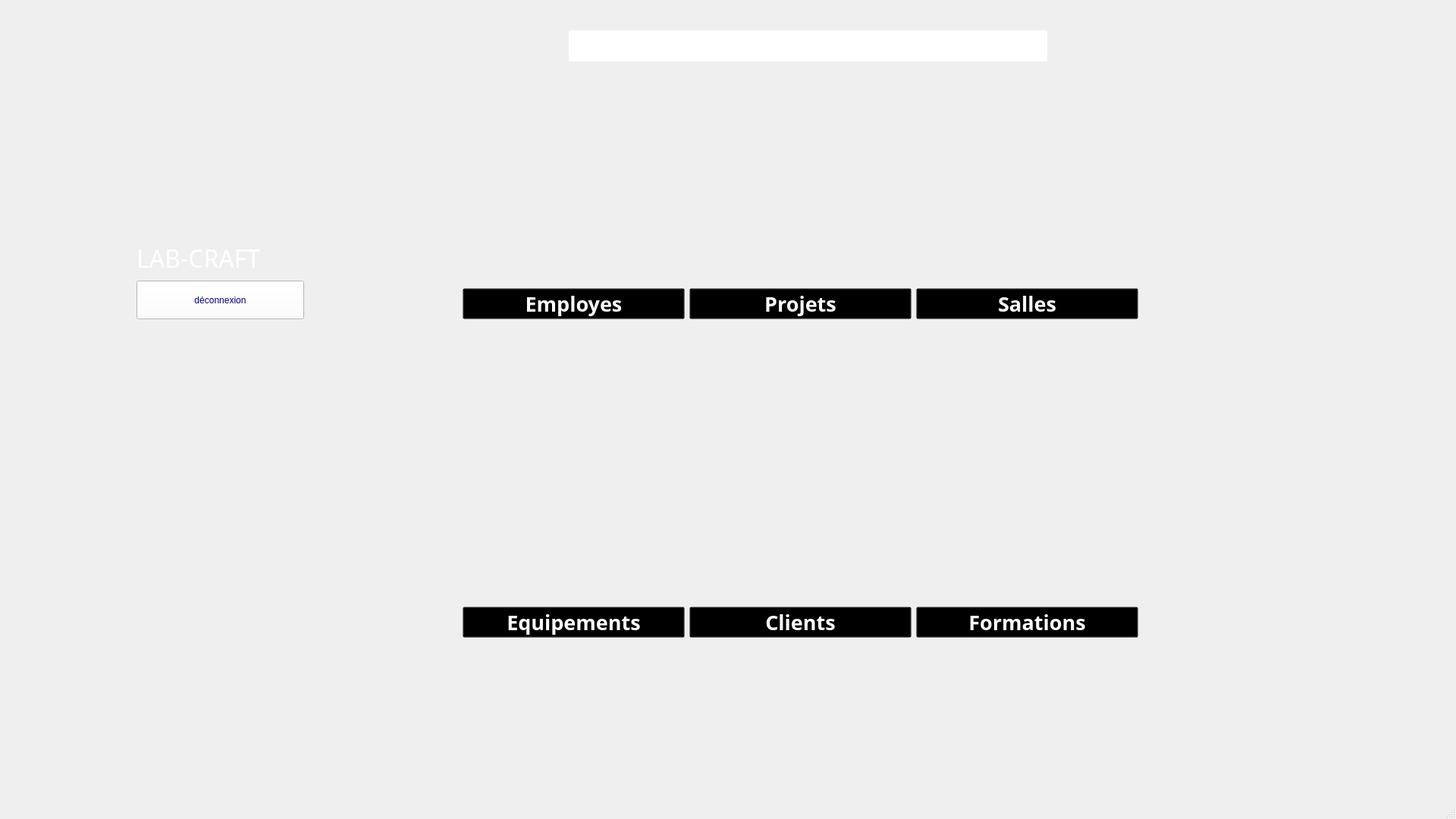
<?xml version="1.0" encoding="UTF-8"?>
<ui version="4.0">
 <class>MainWindow</class>
 <widget class="QMainWindow" name="MainWindow">
  <property name="geometry">
   <rect>
    <x>0</x>
    <y>0</y>
    <width>1920</width>
    <height>1080</height>
   </rect>
  </property>
  <property name="windowTitle">
   <string>MainWindow</string>
  </property>
  <property name="styleSheet">
   <string notr="true">
background-image: url(:/image/body-background.png);</string>
  </property>
  <widget class="QWidget" name="centralwidget">
   <widget class="QStackedWidget" name="stackedWidget">
    <property name="geometry">
     <rect>
      <x>-10</x>
      <y>0</y>
      <width>1901</width>
      <height>1031</height>
     </rect>
    </property>
    <property name="currentIndex">
     <number>2</number>
    </property>
    <widget class="QWidget" name="login">
     <widget class="QLabel" name="label_13">
      <property name="geometry">
       <rect>
        <x>840</x>
        <y>240</y>
        <width>241</width>
        <height>71</height>
       </rect>
      </property>
      <property name="font">
       <font>
        <family>Gill Sans Ultra Bold</family>
        <pointsize>24</pointsize>
       </font>
      </property>
      <property name="styleSheet">
       <string notr="true">color:white;
background:transparent;</string>
      </property>
      <property name="text">
       <string>LAB-CRAFT</string>
      </property>
     </widget>
     <widget class="QLabel" name="label_12">
      <property name="geometry">
       <rect>
        <x>790</x>
        <y>10</y>
        <width>321</width>
        <height>301</height>
       </rect>
      </property>
      <property name="styleSheet">
       <string notr="true">background:transparent;</string>
      </property>
      <property name="text">
       <string/>
      </property>
      <property name="pixmap">
       <pixmap resource="ressource.qrc">:/image/1.png</pixmap>
      </property>
      <property name="scaledContents">
       <bool>true</bool>
      </property>
     </widget>
     <widget class="QGroupBox" name="groupBox">
      <property name="geometry">
       <rect>
        <x>490</x>
        <y>340</y>
        <width>931</width>
        <height>561</height>
       </rect>
      </property>
      <property name="title">
       <string>connection</string>
      </property>
      <widget class="QLineEdit" name="lineEdit_mdp_login">
       <property name="geometry">
        <rect>
         <x>140</x>
         <y>330</y>
         <width>661</width>
         <height>71</height>
        </rect>
       </property>
       <property name="font">
        <font>
         <pointsize>10</pointsize>
        </font>
       </property>
       <property name="styleSheet">
        <string notr="true">color:rgb(0,73,174);
background:white;</string>
       </property>
      </widget>
      <widget class="QPushButton" name="pushButton_connection">
       <property name="geometry">
        <rect>
         <x>360</x>
         <y>430</y>
         <width>221</width>
         <height>51</height>
        </rect>
       </property>
       <property name="styleSheet">
        <string notr="true">background-color: rgb(255, 255, 255);
color: rgb(0, 0, 127);
background:white;</string>
       </property>
       <property name="text">
        <string>connection</string>
       </property>
       <property name="icon">
        <iconset resource="ressource.qrc">
         <normaloff>:/image/image (3).png</normaloff>:/image/image (3).png</iconset>
       </property>
      </widget>
      <widget class="QPushButton" name="pushButton_mdpoublier">
       <property name="geometry">
        <rect>
         <x>770</x>
         <y>510</y>
         <width>141</width>
         <height>20</height>
        </rect>
       </property>
       <property name="styleSheet">
        <string notr="true">background-color: rgb(255, 255, 255);
color: rgb(0, 0, 127);
background:white;</string>
       </property>
       <property name="text">
        <string>mot de passe oublié ?</string>
       </property>
       <property name="icon">
        <iconset resource="ressource.qrc">
         <normaloff>:/image/image (3).png</normaloff>:/image/image (3).png</iconset>
       </property>
      </widget>
      <widget class="QLabel" name="label_120">
       <property name="geometry">
        <rect>
         <x>140</x>
         <y>150</y>
         <width>399</width>
         <height>33</height>
        </rect>
       </property>
       <property name="font">
        <font>
         <family>Gill Sans MT</family>
         <pointsize>16</pointsize>
         <weight>75</weight>
         <bold>true</bold>
        </font>
       </property>
       <property name="styleSheet">
        <string notr="true">color:white;</string>
       </property>
       <property name="text">
        <string>Mail:</string>
       </property>
      </widget>
      <widget class="QLabel" name="label_121">
       <property name="geometry">
        <rect>
         <x>140</x>
         <y>290</y>
         <width>399</width>
         <height>33</height>
        </rect>
       </property>
       <property name="font">
        <font>
         <family>Gill Sans MT</family>
         <pointsize>16</pointsize>
         <weight>75</weight>
         <bold>true</bold>
        </font>
       </property>
       <property name="styleSheet">
        <string notr="true">color:white;</string>
       </property>
       <property name="text">
        <string>Mot de passe:</string>
       </property>
      </widget>
      <widget class="QLineEdit" name="lineEdit_mail_login">
       <property name="geometry">
        <rect>
         <x>140</x>
         <y>190</y>
         <width>661</width>
         <height>71</height>
        </rect>
       </property>
       <property name="font">
        <font>
         <pointsize>10</pointsize>
        </font>
       </property>
       <property name="styleSheet">
        <string notr="true">color:rgb(0,73,174);
background:white;</string>
       </property>
      </widget>
     </widget>
     <widget class="QLabel" name="label_message_login">
      <property name="geometry">
       <rect>
        <x>750</x>
        <y>300</y>
        <width>341</width>
        <height>41</height>
       </rect>
      </property>
      <property name="styleSheet">
       <string notr="true">color: rgb(255, 0, 0);
background-color: qlineargradient(spread:pad, x1:0, y1:0, x2:1, y2:0, stop:0 rgba(0, 0, 0, 255), stop:1 rgba(255, 255, 255, 255));
alternate-background-color: rgb(255, 255, 255);
background-color: rgb(255, 255, 255);</string>
      </property>
      <property name="text">
       <string/>
      </property>
     </widget>
     <widget class="QLabel" name="label_arduino">
      <property name="geometry">
       <rect>
        <x>1090</x>
        <y>300</y>
        <width>71</width>
        <height>41</height>
       </rect>
      </property>
      <property name="styleSheet">
       <string notr="true">color: rgb(255, 0, 0);
background-color: qlineargradient(spread:pad, x1:0, y1:0, x2:1, y2:0, stop:0 rgba(0, 0, 0, 255), stop:1 rgba(255, 255, 255, 255));
alternate-background-color: rgb(255, 255, 255);
background-color: rgb(255, 255, 255);</string>
      </property>
      <property name="text">
       <string/>
      </property>
     </widget>
     <widget class="QPushButton" name="pushButton_ouvrir">
      <property name="geometry">
       <rect>
        <x>730</x>
        <y>310</y>
        <width>20</width>
        <height>20</height>
       </rect>
      </property>
      <property name="styleSheet">
       <string notr="true">background-color: rgb(255, 255, 255);
color: rgb(0, 0, 127);
background:white;</string>
      </property>
      <property name="text">
       <string/>
      </property>
      <property name="icon">
       <iconset resource="ressource.qrc">
        <normaloff>:/image/image (3).png</normaloff>:/image/image (3).png</iconset>
      </property>
     </widget>
    </widget>
    <widget class="QWidget" name="mdpoublier">
     <widget class="QGroupBox" name="groupBox_2">
      <property name="geometry">
       <rect>
        <x>430</x>
        <y>210</y>
        <width>1051</width>
        <height>601</height>
       </rect>
      </property>
      <property name="title">
       <string>GroupBox</string>
      </property>
      <widget class="QLineEdit" name="lineEdit_email_mdp_oublie">
       <property name="geometry">
        <rect>
         <x>30</x>
         <y>60</y>
         <width>971</width>
         <height>51</height>
        </rect>
       </property>
       <property name="styleSheet">
        <string notr="true">color:rgb(0,73,174);
background:white;</string>
       </property>
      </widget>
      <widget class="QLineEdit" name="lineEdit_reponse">
       <property name="geometry">
        <rect>
         <x>160</x>
         <y>210</y>
         <width>841</width>
         <height>51</height>
        </rect>
       </property>
       <property name="styleSheet">
        <string notr="true">color:rgb(0,73,174);
background:white;</string>
       </property>
      </widget>
      <widget class="QLabel" name="label_message_modifier_mdp">
       <property name="geometry">
        <rect>
         <x>280</x>
         <y>470</y>
         <width>521</width>
         <height>41</height>
        </rect>
       </property>
       <property name="styleSheet">
        <string notr="true">color: rgb(255, 0, 0);
background-color: qlineargradient(spread:pad, x1:0, y1:0, x2:1, y2:0, stop:0 rgba(0, 0, 0, 255), stop:1 rgba(255, 255, 255, 255));
alternate-background-color: rgb(255, 255, 255);
background-color: rgb(255, 255, 255);</string>
       </property>
       <property name="text">
        <string/>
       </property>
      </widget>
      <widget class="QLineEdit" name="lineEdit_nouveau_mdp">
       <property name="geometry">
        <rect>
         <x>350</x>
         <y>340</y>
         <width>361</width>
         <height>51</height>
        </rect>
       </property>
       <property name="styleSheet">
        <string notr="true">color:rgb(0,73,174);
background:white;</string>
       </property>
      </widget>
      <widget class="QPushButton" name="pushButton_modifier_mdp">
       <property name="geometry">
        <rect>
         <x>430</x>
         <y>400</y>
         <width>221</width>
         <height>51</height>
        </rect>
       </property>
       <property name="styleSheet">
        <string notr="true">background-color: rgb(255, 255, 255);
color: rgb(0, 0, 127);
background:white;</string>
       </property>
       <property name="text">
        <string>modifier</string>
       </property>
       <property name="icon">
        <iconset resource="ressource.qrc">
         <normaloff>:/image/image (3).png</normaloff>:/image/image (3).png</iconset>
       </property>
      </widget>
      <widget class="QPushButton" name="pushButton_loginPage">
       <property name="geometry">
        <rect>
         <x>910</x>
         <y>549</y>
         <width>131</width>
         <height>31</height>
        </rect>
       </property>
       <property name="styleSheet">
        <string notr="true">background-color: rgb(255, 255, 255);
color: rgb(0, 0, 127);
background:white;</string>
       </property>
       <property name="text">
        <string>login</string>
       </property>
       <property name="icon">
        <iconset resource="ressource.qrc">
         <normaloff>:/image/image (3).png</normaloff>:/image/image (3).png</iconset>
       </property>
      </widget>
      <widget class="QLabel" name="label_122">
       <property name="geometry">
        <rect>
         <x>30</x>
         <y>20</y>
         <width>399</width>
         <height>33</height>
        </rect>
       </property>
       <property name="font">
        <font>
         <family>Gill Sans MT</family>
         <pointsize>16</pointsize>
         <weight>75</weight>
         <bold>true</bold>
        </font>
       </property>
       <property name="styleSheet">
        <string notr="true">color:white;</string>
       </property>
       <property name="text">
        <string>donner votre mail:</string>
       </property>
      </widget>
      <widget class="QLabel" name="label_123">
       <property name="geometry">
        <rect>
         <x>30</x>
         <y>140</y>
         <width>121</width>
         <height>33</height>
        </rect>
       </property>
       <property name="font">
        <font>
         <family>Gill Sans MT</family>
         <pointsize>16</pointsize>
         <weight>75</weight>
         <bold>true</bold>
        </font>
       </property>
       <property name="styleSheet">
        <string notr="true">color:white;</string>
       </property>
       <property name="text">
        <string>question:</string>
       </property>
      </widget>
      <widget class="QLabel" name="label_124">
       <property name="geometry">
        <rect>
         <x>30</x>
         <y>210</y>
         <width>101</width>
         <height>33</height>
        </rect>
       </property>
       <property name="font">
        <font>
         <family>Gill Sans MT</family>
         <pointsize>16</pointsize>
         <weight>75</weight>
         <bold>true</bold>
        </font>
       </property>
       <property name="styleSheet">
        <string notr="true">color:white;</string>
       </property>
       <property name="text">
        <string>reponse</string>
       </property>
      </widget>
      <widget class="QLabel" name="label_125">
       <property name="geometry">
        <rect>
         <x>370</x>
         <y>300</y>
         <width>331</width>
         <height>33</height>
        </rect>
       </property>
       <property name="font">
        <font>
         <family>Gill Sans MT</family>
         <pointsize>16</pointsize>
         <weight>75</weight>
         <bold>true</bold>
        </font>
       </property>
       <property name="styleSheet">
        <string notr="true">color:white;</string>
       </property>
       <property name="text">
        <string>definir un nouveau mot de passe:</string>
       </property>
      </widget>
      <widget class="QComboBox" name="comboBox_question_new">
       <property name="geometry">
        <rect>
         <x>160</x>
         <y>130</y>
         <width>841</width>
         <height>51</height>
        </rect>
       </property>
       <property name="styleSheet">
        <string notr="true">color:rgb(0,73,174);
background:white;</string>
       </property>
       <item>
        <property name="text">
         <string>Quel est le nom de votre animal de compagnie ?</string>
        </property>
       </item>
       <item>
        <property name="text">
         <string>Quel est le prenom de votre meilleur(e) ami(e) d'enfance ?</string>
        </property>
       </item>
       <item>
        <property name="text">
         <string>Quel est le nom de jeune fille de votre mere ?</string>
        </property>
       </item>
       <item>
        <property name="text">
         <string>Dans quelle ville etes-vous ne(e) ?</string>
        </property>
       </item>
       <item>
        <property name="text">
         <string>Quelle est votre chanson preferee ?</string>
        </property>
       </item>
       <item>
        <property name="text">
         <string>Quel est votre plat prefere ?</string>
        </property>
       </item>
       <item>
        <property name="text">
         <string>Quel est le nom de votre premier professeur ?</string>
        </property>
       </item>
       <item>
        <property name="text">
         <string>Quelle est votre destination de vacances de reve ?</string>
        </property>
       </item>
       <item>
        <property name="text">
         <string>Quel est le modele de votre premiere voiture ?</string>
        </property>
       </item>
       <item>
        <property name="text">
         <string>Quel est le nom de votre grand-pere maternel ?</string>
        </property>
       </item>
      </widget>
     </widget>
     <widget class="QLabel" name="label_126">
      <property name="geometry">
       <rect>
        <x>660</x>
        <y>140</y>
        <width>611</width>
        <height>61</height>
       </rect>
      </property>
      <property name="font">
       <font>
        <family>Gill Sans MT</family>
        <pointsize>48</pointsize>
        <weight>75</weight>
        <bold>true</bold>
       </font>
      </property>
      <property name="styleSheet">
       <string notr="true">color:white;</string>
      </property>
      <property name="text">
       <string>mot de passe oublié</string>
      </property>
     </widget>
    </widget>
    <widget class="QWidget" name="menu">
     <widget class="QFrame" name="frame_4">
      <property name="geometry">
       <rect>
        <x>610</x>
        <y>790</y>
        <width>911</width>
        <height>61</height>
       </rect>
      </property>
      <property name="styleSheet">
       <string notr="true">background:transparent;</string>
      </property>
      <property name="frameShape">
       <enum>QFrame::StyledPanel</enum>
      </property>
      <property name="frameShadow">
       <enum>QFrame::Raised</enum>
      </property>
      <layout class="QHBoxLayout" name="horizontalLayout_4">
       <item>
        <widget class="QPushButton" name="pushButton_8">
         <property name="font">
          <font>
           <family>Plus Jakarta Sans</family>
           <pointsize>20</pointsize>
           <weight>75</weight>
           <bold>true</bold>
          </font>
         </property>
         <property name="styleSheet">
          <string notr="true">QPushButton:hover {
    color: blue;
}

QPushButton {
    background: transparent;color:white;

}

</string>
         </property>
         <property name="text">
          <string>Equipements</string>
         </property>
         <property name="iconSize">
          <size>
           <width>50</width>
           <height>46</height>
          </size>
         </property>
        </widget>
       </item>
       <item>
        <widget class="QPushButton" name="pushButton_10">
         <property name="font">
          <font>
           <family>Plus Jakarta Sans</family>
           <pointsize>20</pointsize>
           <weight>75</weight>
           <bold>true</bold>
          </font>
         </property>
         <property name="styleSheet">
          <string notr="true">QPushButton:hover {
    color: blue;
}

QPushButton {
    background: transparent;
color:white;

}

</string>
         </property>
         <property name="text">
          <string>Clients</string>
         </property>
         <property name="iconSize">
          <size>
           <width>50</width>
           <height>50</height>
          </size>
         </property>
        </widget>
       </item>
       <item>
        <widget class="QPushButton" name="pushButton_12">
         <property name="font">
          <font>
           <family>Plus Jakarta Sans</family>
           <pointsize>20</pointsize>
           <weight>75</weight>
           <bold>true</bold>
          </font>
         </property>
         <property name="styleSheet">
          <string notr="true">QPushButton:hover {
    color: blue;
}

QPushButton {
    background: transparent;
color:white;

}

</string>
         </property>
         <property name="text">
          <string>Formations</string>
         </property>
         <property name="iconSize">
          <size>
           <width>50</width>
           <height>50</height>
          </size>
         </property>
        </widget>
       </item>
      </layout>
     </widget>
     <widget class="QLabel" name="label_2">
      <property name="geometry">
       <rect>
        <x>190</x>
        <y>320</y>
        <width>231</width>
        <height>41</height>
       </rect>
      </property>
      <property name="font">
       <font>
        <family>Gill Sans Ultra Bold</family>
        <pointsize>24</pointsize>
       </font>
      </property>
      <property name="styleSheet">
       <string notr="true">color:white;
background:transparent;</string>
      </property>
      <property name="text">
       <string>LAB-CRAFT</string>
      </property>
     </widget>
     <widget class="QFrame" name="frame_2">
      <property name="geometry">
       <rect>
        <x>610</x>
        <y>370</y>
        <width>911</width>
        <height>61</height>
       </rect>
      </property>
      <property name="styleSheet">
       <string notr="true">background:transparent;</string>
      </property>
      <property name="frameShape">
       <enum>QFrame::StyledPanel</enum>
      </property>
      <property name="frameShadow">
       <enum>QFrame::Raised</enum>
      </property>
      <layout class="QHBoxLayout" name="horizontalLayout_2">
       <item>
        <widget class="QPushButton" name="pushButton_5">
         <property name="font">
          <font>
           <family>Plus Jakarta Sans</family>
           <pointsize>20</pointsize>
           <weight>75</weight>
           <bold>true</bold>
          </font>
         </property>
         <property name="styleSheet">
          <string notr="true">QPushButton:hover {
    color: blue;
}

QPushButton {
    background: transparent;
color:white;
}

</string>
         </property>
         <property name="text">
          <string>Employes</string>
         </property>
         <property name="iconSize">
          <size>
           <width>50</width>
           <height>50</height>
          </size>
         </property>
        </widget>
       </item>
       <item>
        <widget class="QPushButton" name="pushButton_9">
         <property name="font">
          <font>
           <family>Plus Jakarta Sans</family>
           <pointsize>20</pointsize>
           <weight>75</weight>
           <bold>true</bold>
          </font>
         </property>
         <property name="layoutDirection">
          <enum>Qt::LeftToRight</enum>
         </property>
         <property name="styleSheet">
          <string notr="true">QPushButton:hover {
    color: blue;
}

QPushButton {
    background: transparent;color:white;

}

</string>
         </property>
         <property name="text">
          <string>Projets</string>
         </property>
         <property name="iconSize">
          <size>
           <width>50</width>
           <height>46</height>
          </size>
         </property>
        </widget>
       </item>
       <item>
        <widget class="QPushButton" name="pushButton_11">
         <property name="font">
          <font>
           <family>Plus Jakarta Sans</family>
           <pointsize>20</pointsize>
           <weight>75</weight>
           <bold>true</bold>
          </font>
         </property>
         <property name="styleSheet">
          <string notr="true">QPushButton:hover {
    color: blue;
}

QPushButton {
    background: transparent;color:white;

}

</string>
         </property>
         <property name="text">
          <string>Salles</string>
         </property>
         <property name="iconSize">
          <size>
           <width>50</width>
           <height>46</height>
          </size>
         </property>
        </widget>
       </item>
      </layout>
     </widget>
     <widget class="QLabel" name="label_10">
      <property name="geometry">
       <rect>
        <x>1820</x>
        <y>30</y>
        <width>40</width>
        <height>40</height>
       </rect>
      </property>
      <property name="styleSheet">
       <string notr="true">background:transparent;</string>
      </property>
      <property name="text">
       <string/>
      </property>
      <property name="pixmap">
       <pixmap resource="ressource.qrc">:/image/des-medias-sociaux1.png</pixmap>
      </property>
      <property name="scaledContents">
       <bool>true</bool>
      </property>
     </widget>
     <widget class="QFrame" name="frame_3">
      <property name="geometry">
       <rect>
        <x>590</x>
        <y>460</y>
        <width>921</width>
        <height>291</height>
       </rect>
      </property>
      <property name="styleSheet">
       <string notr="true">background:transparent;</string>
      </property>
      <property name="frameShape">
       <enum>QFrame::StyledPanel</enum>
      </property>
      <property name="frameShadow">
       <enum>QFrame::Raised</enum>
      </property>
      <layout class="QHBoxLayout" name="horizontalLayout_3">
       <item>
        <widget class="QLabel" name="label_9">
         <property name="styleSheet">
          <string notr="true">background:transparent;</string>
         </property>
         <property name="text">
          <string/>
         </property>
         <property name="pixmap">
          <pixmap resource="ressource.qrc">:/image/coworking.png</pixmap>
         </property>
         <property name="scaledContents">
          <bool>true</bool>
         </property>
        </widget>
       </item>
       <item>
        <widget class="QLabel" name="label_7">
         <property name="styleSheet">
          <string notr="true">background:transparent;</string>
         </property>
         <property name="text">
          <string/>
         </property>
         <property name="pixmap">
          <pixmap resource="ressource.qrc">:/image/client.png</pixmap>
         </property>
         <property name="scaledContents">
          <bool>true</bool>
         </property>
        </widget>
       </item>
       <item>
        <widget class="QLabel" name="label_8">
         <property name="styleSheet">
          <string notr="true">background:transparent;</string>
         </property>
         <property name="text">
          <string/>
         </property>
         <property name="pixmap">
          <pixmap resource="ressource.qrc">:/image/workshops.png</pixmap>
         </property>
         <property name="scaledContents">
          <bool>true</bool>
         </property>
        </widget>
       </item>
      </layout>
     </widget>
     <widget class="QLabel" name="label_3">
      <property name="geometry">
       <rect>
        <x>1770</x>
        <y>30</y>
        <width>40</width>
        <height>40</height>
       </rect>
      </property>
      <property name="styleSheet">
       <string notr="true">background:transparent;</string>
      </property>
      <property name="text">
       <string/>
      </property>
      <property name="pixmap">
       <pixmap resource="ressource.qrc">:/image/enveloppe1.png</pixmap>
      </property>
      <property name="scaledContents">
       <bool>true</bool>
      </property>
     </widget>
     <widget class="QLabel" name="label">
      <property name="geometry">
       <rect>
        <x>90</x>
        <y>20</y>
        <width>411</width>
        <height>381</height>
       </rect>
      </property>
      <property name="styleSheet">
       <string notr="true">background:transparent;</string>
      </property>
      <property name="text">
       <string/>
      </property>
      <property name="pixmap">
       <pixmap resource="ressource.qrc">:/image/1.png</pixmap>
      </property>
      <property name="scaledContents">
       <bool>true</bool>
      </property>
     </widget>
     <widget class="QLabel" name="label_11">
      <property name="geometry">
       <rect>
        <x>1720</x>
        <y>30</y>
        <width>40</width>
        <height>40</height>
       </rect>
      </property>
      <property name="styleSheet">
       <string notr="true">background:transparent;</string>
      </property>
      <property name="text">
       <string/>
      </property>
      <property name="pixmap">
       <pixmap resource="ressource.qrc">:/image/parametres1.png</pixmap>
      </property>
      <property name="scaledContents">
       <bool>true</bool>
      </property>
     </widget>
     <widget class="QFrame" name="frame">
      <property name="geometry">
       <rect>
        <x>600</x>
        <y>100</y>
        <width>901</width>
        <height>271</height>
       </rect>
      </property>
      <property name="styleSheet">
       <string notr="true">background:transparent;</string>
      </property>
      <property name="frameShape">
       <enum>QFrame::StyledPanel</enum>
      </property>
      <property name="frameShadow">
       <enum>QFrame::Raised</enum>
      </property>
      <layout class="QHBoxLayout" name="horizontalLayout">
       <item>
        <widget class="QLabel" name="label_4">
         <property name="styleSheet">
          <string notr="true">background:transparent;</string>
         </property>
         <property name="text">
          <string/>
         </property>
         <property name="pixmap">
          <pixmap resource="ressource.qrc">:/image/employees.png</pixmap>
         </property>
         <property name="scaledContents">
          <bool>true</bool>
         </property>
        </widget>
       </item>
       <item>
        <widget class="QLabel" name="label_5">
         <property name="styleSheet">
          <string notr="true">background:transparent;</string>
         </property>
         <property name="text">
          <string/>
         </property>
         <property name="pixmap">
          <pixmap resource="ressource.qrc">:/image/project-management (1).png</pixmap>
         </property>
         <property name="scaledContents">
          <bool>true</bool>
         </property>
        </widget>
       </item>
       <item>
        <widget class="QLabel" name="label_6">
         <property name="styleSheet">
          <string notr="true">background:transparent;</string>
         </property>
         <property name="text">
          <string/>
         </property>
         <property name="pixmap">
          <pixmap resource="ressource.qrc">:/image/equipments.png</pixmap>
         </property>
         <property name="scaledContents">
          <bool>true</bool>
         </property>
        </widget>
       </item>
      </layout>
     </widget>
     <widget class="QLabel" name="label_message_menu">
      <property name="geometry">
       <rect>
        <x>760</x>
        <y>40</y>
        <width>631</width>
        <height>41</height>
       </rect>
      </property>
      <property name="styleSheet">
       <string notr="true">color: rgb(255, 0, 0);
background-color: qlineargradient(spread:pad, x1:0, y1:0, x2:1, y2:0, stop:0 rgba(0, 0, 0, 255), stop:1 rgba(255, 255, 255, 255));
alternate-background-color: rgb(255, 255, 255);
background-color: rgb(255, 255, 255);</string>
      </property>
      <property name="text">
       <string/>
      </property>
     </widget>
     <widget class="QPushButton" name="pushButton_deconection">
      <property name="geometry">
       <rect>
        <x>190</x>
        <y>370</y>
        <width>221</width>
        <height>51</height>
       </rect>
      </property>
      <property name="styleSheet">
       <string notr="true">background-color: rgb(255, 255, 255);
color: rgb(0, 0, 127);
background:white;</string>
      </property>
      <property name="text">
       <string>déconnexion</string>
      </property>
      <property name="icon">
       <iconset resource="ressource.qrc">
        <normaloff>:/image/image (4).png</normaloff>:/image/image (4).png</iconset>
      </property>
     </widget>
    </widget>
   </widget>
  </widget>
  <widget class="QMenuBar" name="menubar">
   <property name="geometry">
    <rect>
     <x>0</x>
     <y>0</y>
     <width>1920</width>
     <height>22</height>
    </rect>
   </property>
  </widget>
  <widget class="QStatusBar" name="statusbar"/>
 </widget>
 <resources>
  <include location="ressource.qrc"/>
 </resources>
 <connections/>
</ui>
